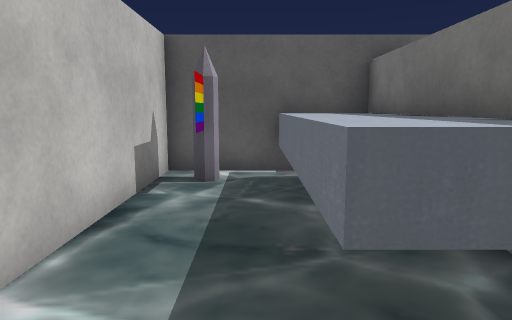
View 1 (above)

14 first-person views from a walk through a Unity game level. The camera is 1.4 m above the floor, tilts 8° down and sees 70° across. The floor is counted in squares, 1 m on a side. Each view is taken from the middle of a square. On the plan, view 1 faces up. The plan holds only what a view shows up to about 16 squares ahead; the rest is blank. The player character is not drawn. Some surface patterns are stand-ins.

View 2
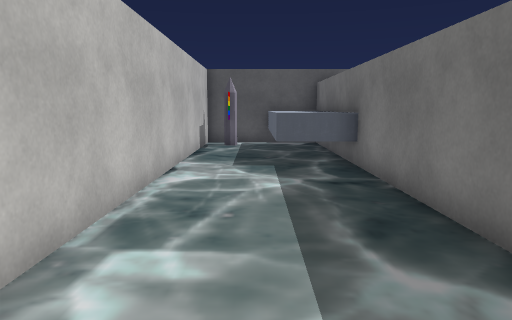

View 3
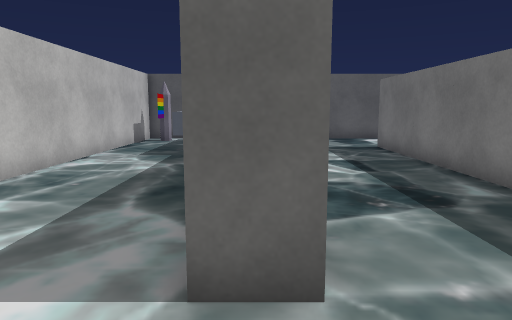

View 4
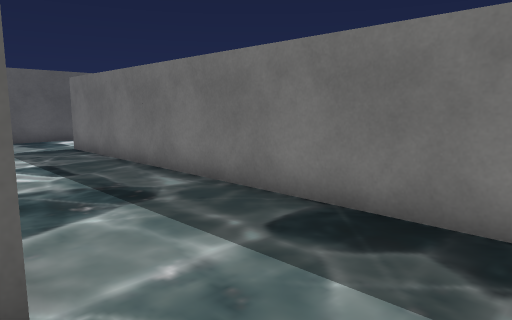

View 5
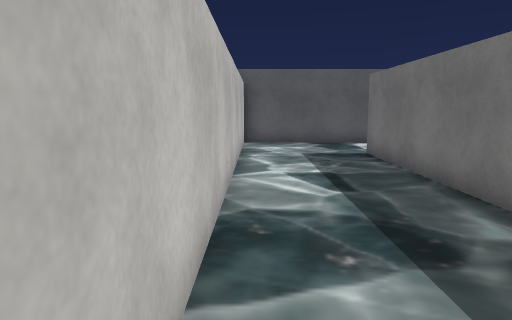

View 6
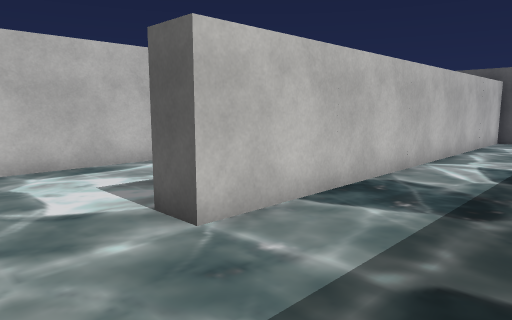

View 7
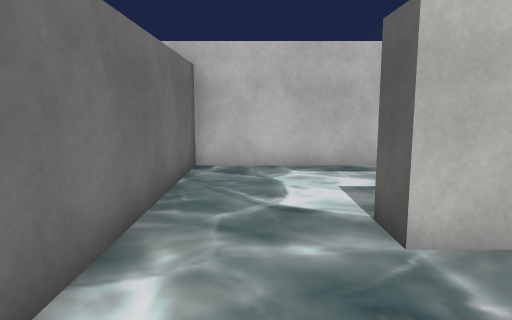

View 8
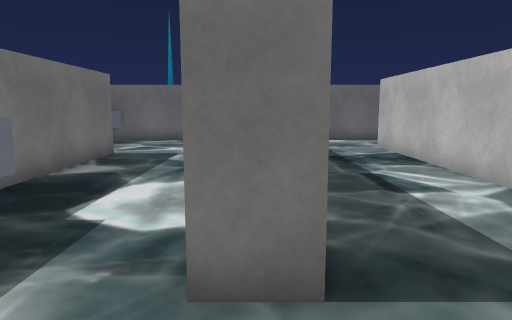

View 9
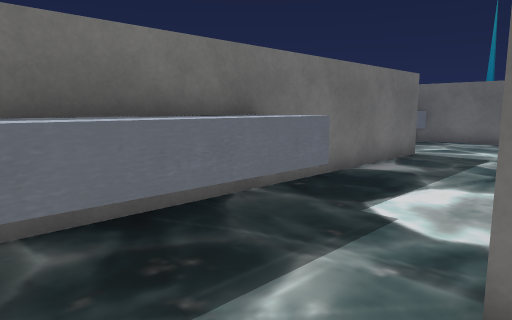

View 10
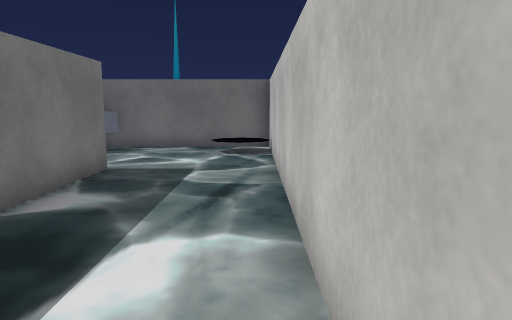

View 11
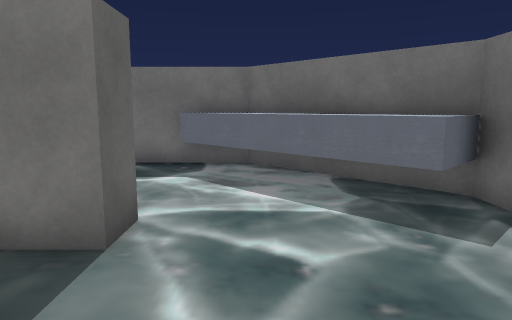

View 12
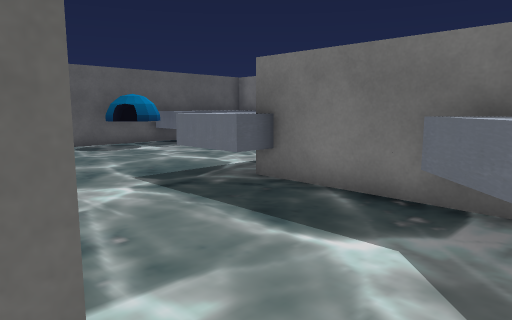

View 13
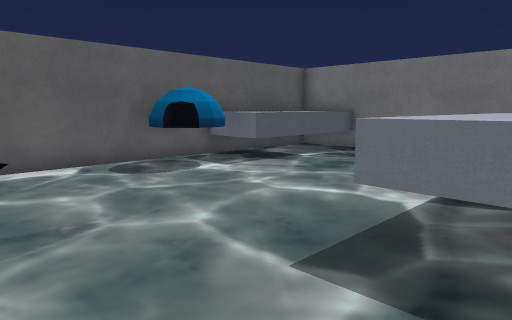

View 14
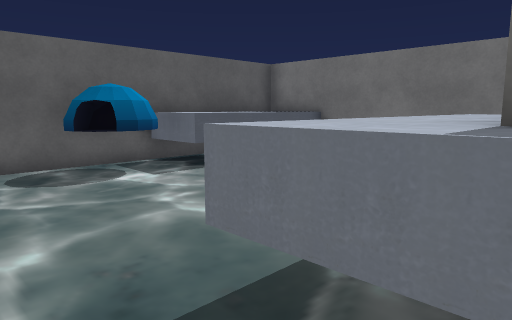

### Floor plan
Key: @ floor where view 1 was taken; # wall or solid block; . floor; ^ raised ledge; F flag; O other object.
Columns run from 2 left of view 1 to 26 right of it. Each row starts with its distance up from view 1.
  8 ############      ###########
  7 #F.^^#.....  ^   ....OO^^  ^^
  6 #..^^#..... .^^# ....OO^^^^^#
  5 #..^^#.......^^# ...........#
  4 #..^^#....#..^^# .........  #
  3 #..^^#....#..^^# ........   #
  2 #..^^#....#....#........    #
  1 #....#....#....# ...^^^^^^  #
  0 #.@..#....#....# ...^^^^^
 -1 #....#....#....#....^#
 -2 #....#....#....#.....#
 -3 #....#....#....#.....#
 -4 #....#....#....#....##
 -5 #....#....#........^^#
 -6 #....#....#.......^^^#
 -7 #.........#......^^^#
 -8 #.........#.....^^^#
 -9 #.........#.....^^#
-10 ########  ########

Positions as (right, up) in squares from view 1, and headings:
1: (0, 0), facing up
2: (0, -7), facing up
3: (3, -9), facing up
4: (3, -9), facing up-right
5: (4, -7), facing up
6: (7, -9), facing up-left
7: (7, -8), facing left
8: (8, 7), facing down
9: (8, 7), facing down-right
10: (9, 4), facing down
11: (9, -6), facing right
12: (13, -6), facing up-right
13: (14, -1), facing up-right
14: (16, -1), facing up-right
